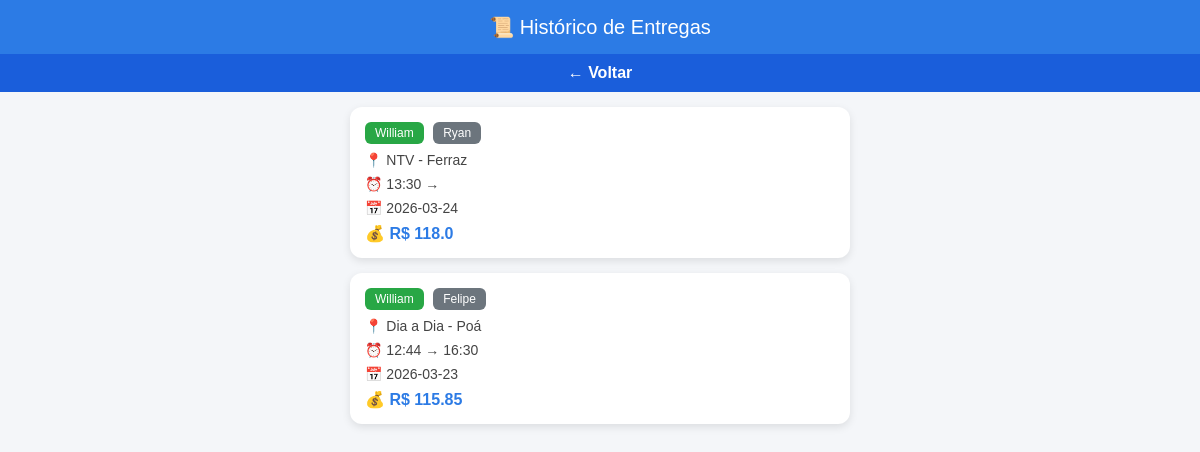
The page /historico on the database its author committed.
### tables this page shows
CREATE TABLE entregas (
            id INTEGER PRIMARY KEY AUTOINCREMENT,
            piloto TEXT,
            acompanhante TEXT,
            ponto_coleta TEXT,
            hora_retirada TEXT,
            hora_finalizacao TEXT,
            data_entrega TEXT,
            valor REAL
        );

### app.py (the view)
@app.route('/historico')
def historico():
    conn = get_db()
    entregas = conn.execute("""
        SELECT * FROM entregas
        ORDER BY id DESC
    """).fetchall()
    conn.close()
    return render_template('historico.html', entregas=entregas)

### app.py (called while the page is built)
def get_db():
    conn = sqlite3.connect('database.db')
    conn.row_factory = sqlite3.Row
    return conn

### templates/historico.html (shortened to what this page needs)
<!DOCTYPE html>
<html lang="pt-br">
<head>
</head>
<body>
<header>📜 Histórico de Entregas</header>
<div class="top-bar">
    <a href="/">← Voltar</a>
</div>
<div class="container">
{% if entregas %}
    {% for e in entregas %}
    <a href="/detalhes/{{ e[0] }}" class="det-link">
        <div class="card">
            <span class="badge piloto">{{ e[1] }}</span>
            <span class="badge acomp">{{ e[2] }}</span>
            <div class="info">📍 {{ e[3] }}</div>
            <div class="info">⏰ {{ e[4] }} → {{ e[5] }}</div>
            <div class="info">📅 {{ e[6] }}</div>
            <div class="valor">💰 R$ {{ e[7] }}</div>
        </div>
    </a>
    {% endfor %}
{% else %}
    <div class="empty">
        Nenhuma entrega registrada ainda 🚫
    </div>
{% endif %}
</div>
</body>
</html>

### templates/historico.html (style rules this page uses)
body { font-family: Arial; background: #f4f6f9; margin: 0; }
header { background: #2c7be5; color: white; padding: 15px; text-align: center; font-size: 20px; }
.container { max-width: 500px; margin: auto; padding: 15px; }
.card { background: white; padding: 15px; border-radius: 12px; margin-bottom: 15px; box-shadow: 0 3px 8px rgba(0,0,0,0.1); transition: 0.2s; }
.badge { display: inline-block; padding: 4px 10px; border-radius: 6px; font-size: 12px; color: white; margin-right: 5px; }
.piloto { background: #28a745; }
.acomp { background: #6c757d; }
.info { margin-top: 8px; font-size: 14px; color: #444; }
.valor { margin-top: 8px; font-weight: bold; color: #2c7be5; }
.det-link { text-decoration: none; color: inherit; }
.top-bar { background: #1a5edb; padding: 10px; text-align: center; }
.top-bar a { color: white; text-decoration: none; font-weight: bold; }

### rows shown on the page
entregas: piloto "William", acompanhante "Ryan", ponto_coleta "NTV - Ferraz", hora_retirada "13:30", data_entrega "2026-03-24", valor "118.0"
entregas: piloto "William", acompanhante "Felipe", ponto_coleta "Dia a Dia - Poá", hora_retirada "12:44", hora_finalizacao "16:30", data_entrega "2026-03-23", valor "115.85"
